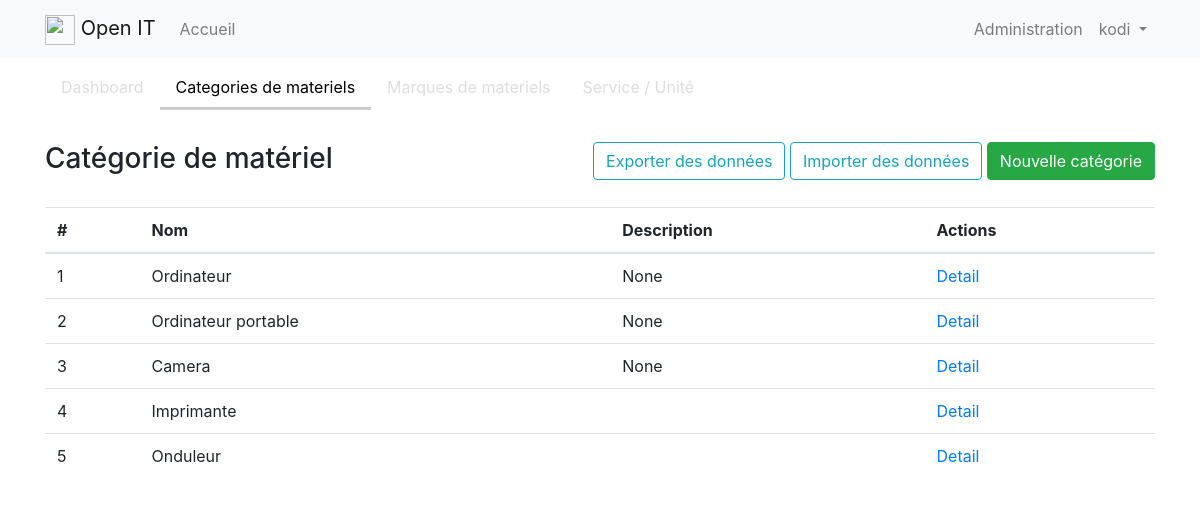
The page /admin/category (signed in) on the database its author committed.
### app/models.py (models this page shows, shortened)
class User(UserMixin, db.Model):
    id = db.Column(db.Integer, primary_key=True)
    username = db.Column(db.String(64), index=True, unique=True)
    email = db.Column(db.String(120), index=True, unique=True)
    password_hash = db.Column(db.String(128))
    about_me = db.Column(db.String(140))
    last_seen = db.Column(db.DateTime, default=datetime.utcnow)
    equipments = db.relationship('Equipment', backref='user', lazy='dynamic')

class Category(db.Model):
    id = db.Column(db.Integer, primary_key=True)
    name = db.Column(db.String(60), unique=True)
    description = db.Column(db.String(200))
    equipments = db.relationship('Equipment', backref='category', lazy='dynamic')

### app/admin/routes.py (the view)
@bp.route('/category')
@login_required
def category():
    list = Category.query.all()
    return render_template('admin/category/category.html', list=list)

### app/models.py (called while the page is built)
@login.user_loader
def load_user(id):
    return User.query.get(int(id))

### app/templates/admin/category/category.html
{% extends "admin/index.html" %}
{% set active_page = "category" %}
{% block admin_app %}
<div class="container">
  <div class="btn-toolbar justify-content-between py-4">
    <h3>Catégorie de matériel</h3>
    <div>
      <a class="btn btn-outline-info" href="{{ url_for('admin.export_category') }}">Exporter des données</a>
      <a class="btn btn-outline-info" href="{{ url_for('admin.import_category') }}">Importer des données</a>
      <a class="btn btn-success" href="{{ url_for('admin.add_category') }}">Nouvelle catégorie</a>
    </div>
  </div>
  <table class="table">
    <thead>
      <tr>
        <th>#</th>
        <th>Nom</th>
        <th>Description</th>
        <th>Actions</th>
      </tr>
    </thead>
    <tbody>
        {% for item in list %}
        <tr>
            <td>{{item.id}}</td>
            <td>{{item.name}}</td>
            <td>{{item.description}}</td>
            <td>
                <a href="{{ url_for('admin.detail_category', id=item.id) }}">Detail</a>
            </td>
        </tr>
        {% endfor %}
    </tbody>
  </table>
</div>
{% endblock %}

### app/templates/base.html (shortened to what this page needs)
<html>
    <head>
        <link href="{{ url_for('static', filename='styles/bootstrap.css') }}" rel="stylesheet">
        <link href="{{ url_for('static', filename='styles/theme.css') }}" rel="stylesheet">
        <link rel="stylesheet" href="//code.jquery.com/ui/1.11.4/themes/smoothness/jquery-ui.css">
    </head>
    <body>
        <nav class="navbar navbar-expand-lg navbar-light bg-light">
          <div class="container">
            <a class="navbar-brand" href="#">
              <img src="/docs/4.1/assets/brand/bootstrap-solid.svg" width="30" height="30" alt="">
              Open IT
            </a>
            {% if current_user.is_authenticated %}
            <div class="collapse navbar-collapse" id="navbarNav">
                <ul class="navbar-nav">
                <li class="nav-item">
                  <a class="nav-link" href="{{ url_for('home.index') }}">Accueil</a>
                </li>
              </ul>
            </div>
            <ul class="navbar-nav ml-auto">
              <li class="nav-item">
                <a class="nav-link" href="{{ url_for('admin.index') }}">Administration</a>
              </li>
              <li class="nav-item dropdown">
                <a class="nav-link dropdown-toggle" href="#" id="navbarDropdown" role="button" data-toggle="dropdown" aria-haspopup="true" aria-expanded="false">
                  {{current_user.username}}
                </a>
              </li>
            </ul>
            {% else %}
              <a href="{{ url_for('auth.login') }}">Login</a>
            {% endif %}
          </div>
        </nav>
        <div>
            <div class="container">
                <div class="row  justify-content-md-center">
                  <div class="col-6">
                  </div>
                </div>
              </div>
        </div>
        <main>
          {% block content %}{% endblock %}
        </main>
    </body>
</html>

### rows shown on the page
User: username "kodi"
Category: id "1", name "Ordinateur", description "None"
Category: id "2", name "Ordinateur portable", description "None"
Category: id "3", name "Camera", description "None"
Category: id "4", name "Imprimante"
Category: id "5", name "Onduleur"

### other values the page prints
{{ caption|e }} "Dashboard" "Categories de materiels" "Marques de materiels" "Service / Unité"
